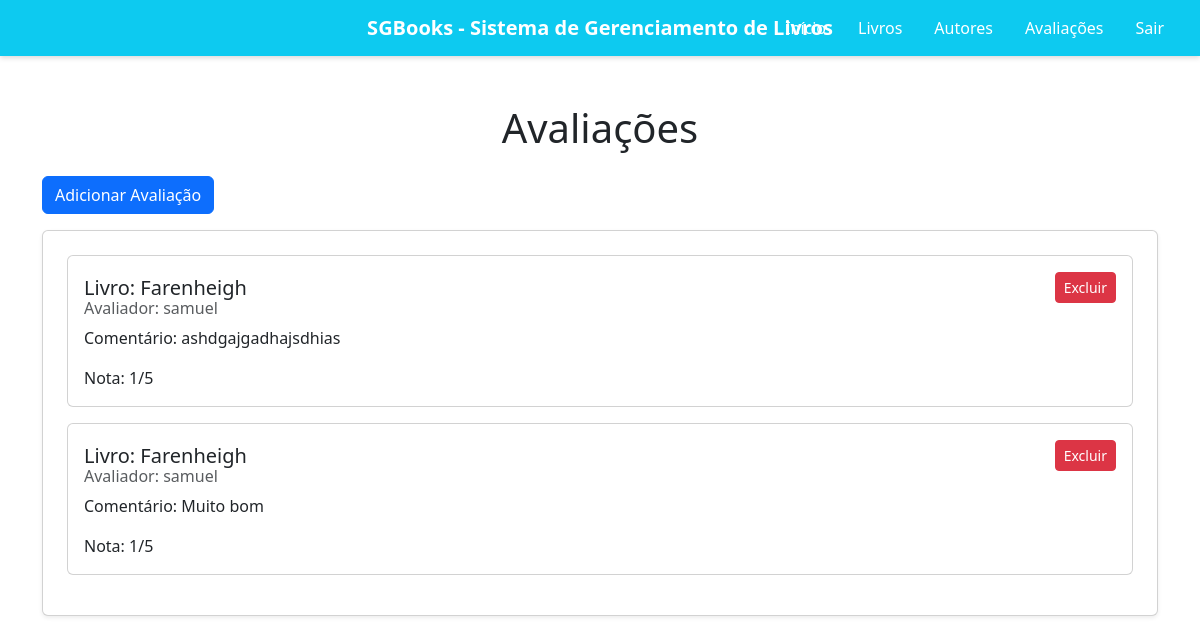
The page /livros/avaliacoes/ on the database as committed earlier.
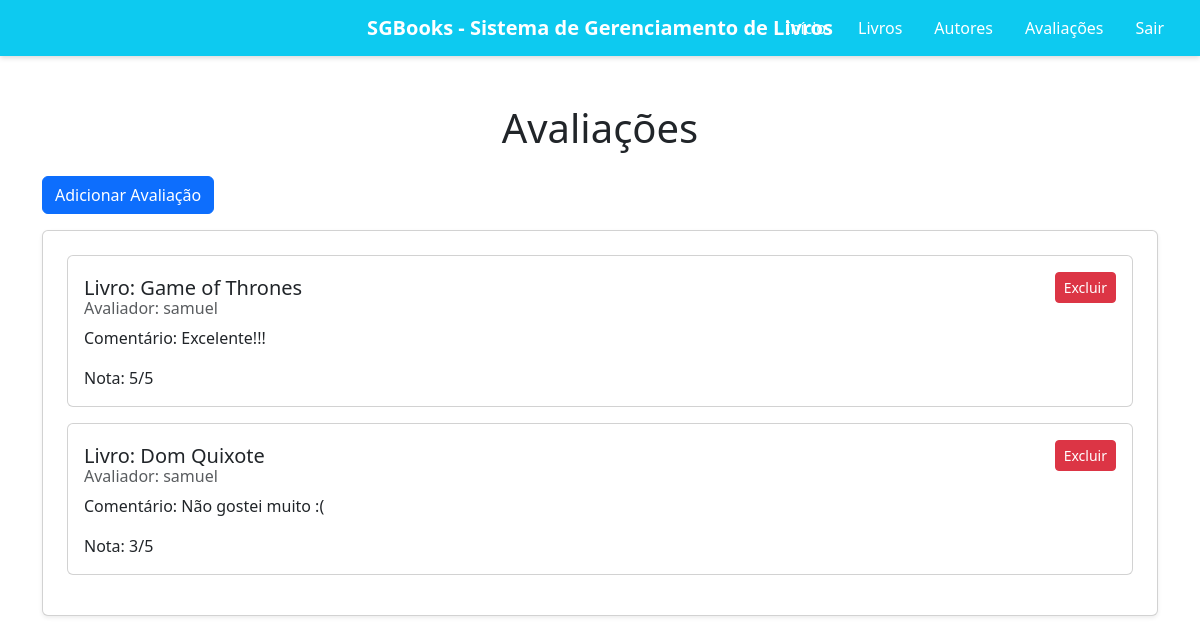
The same page on the database as committed later.
### meusite/models.py (models this page shows)
class Avaliacao(models.Model):
    livro = models.ForeignKey(
        Livro,
        on_delete=models.CASCADE,
        related_name='avaliacoes')
    avaliador = models.CharField(max_length=100)
    nota = models.PositiveIntegerField()
    comentario = models.TextField(blank=True, null=True)
    data_avaliacao = models.DateTimeField(auto_now_add=True)

class Livro(models.Model): #models.model indica que a classe Livro é um modelo do Django é padrão
    titulo = models.CharField(max_length=200) #CharField é um campo de texto com tamanho máximo definido
    autor = models.ForeignKey(
        Autor,
        on_delete=models.CASCADE,
        related_name='livros')
    ano_publicacao = models.PositiveIntegerField()
    editora = models.CharField(max_length=100, blank=True, null=True) #blank e null permitem que o campo seja opcional

### meusite/views.py (the view)
# urls.py: path('avaliacoes/', views.avaliacoes, name='avaliacoes'),
def avaliacoes(request):
    avaliacoes = Avaliacao.objects.all()
    return render(request, 'avaliacoes.html', {'avaliacoes': avaliacoes})

### meusite/templates/avaliacoes.html (shortened to what this page needs)
<!DOCTYPE html>
<html lang="pt-br">
<head>
  <link
    href="https://cdn.jsdelivr.net/npm/bootstrap@5.3.8/dist/css/bootstrap.min.css"
    rel="stylesheet"
  />
</head>
<body>
  <header>
    <nav class="navbar navbar-expand-lg navbar-dark navbar-custom">
      <div class="container-fluid position-relative">
        <a class="navbar-brand" href="{% url 'index' %}">
          SGBooks - Sistema de Gerenciamento de Livros
        </a>
        <ul class="navbar-nav ms-auto d-flex flex-row gap-3 me-3">
          <li class="nav-item"><a class="nav-link" href="{% url 'index' %}">Início</a></li>
          <li class="nav-item"><a class="nav-link" href="{% url 'cadastro_livro' %}">Livros</a></li>
          <li class="nav-item"><a class="nav-link" href="#">Autores</a></li>
          <li class="nav-item"><a class="nav-link" href="{% url 'avaliacoes' %}">Avaliações</a></li>
          <li class="nav-item"><a class="nav-link" href="{% url 'logout' %}">Sair</a></li>
        </ul>
      </div>
    </nav>
  </header>
  <div class="container mt-5">
    <h1 class="mb-4 text-center text-dark">Avaliações</h1>
    <a class="btn btn-primary mb-3" href="{% url 'salvar_avaliacao' %}">Adicionar Avaliação</a>
    <div class="card p-4 mb-4 shadow-sm">
      {% for a in avaliacoes %}
        <div class="card p-3 mb-3">
          <div class="d-flex justify-content-between align-items-center">
            <h5 class="card-title mb-0">Livro: {{ a.livro.titulo }}</h5>
            <a href="{% url 'exclui_avaliacao' a.id %}" class="btn btn-danger btn-sm" onclick="return confirm('Deseja excluir esta avaliação?')">
              Excluir
            </a>
          </div>
          <h6 class="card-subtitle mb-2 text-muted">Avaliador: {{ a.avaliador }}</h6>
          <p class="card-text">Comentário: {{ a.comentario }}</p>
          <p class="card-text">Nota: {{ a.nota }}/5</p>
        </div>
      {% empty %}
        <p class="text-muted">Nenhuma avaliação cadastrada.</p>
      {% endfor %}
    </div>
  </div>
</body>
</html>

Rows that differ between the two databases and show on the page:
removed Avaliacao: livro.titulo "Farenheigh", avaliador "samuel", comentario "ashdgajgadhajsdhias", nota "1"
removed Avaliacao: livro.titulo "Farenheigh", avaliador "samuel", comentario "Muito bom", nota "1"
added Avaliacao: livro.titulo "Game of Thrones", avaliador "samuel", comentario "Excelente!!!", nota "5"
added Avaliacao: livro.titulo "Dom Quixote", avaliador "samuel", comentario "Não gostei muito :(", nota "3"
